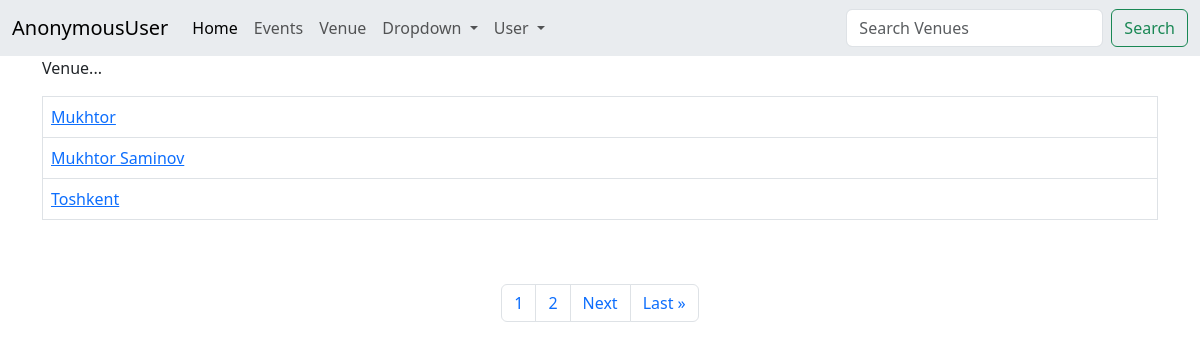
The app's page /list_venue with its own data.
### home/models.py (models this page shows)
class Venue(models.Model):
    name=models.CharField('Venue Name',max_length=120)
    address=models.CharField(max_length=300)
    zip_code=models.CharField('Zip Code',max_length=100)
    phone=models.CharField('Contact Phone',max_length=100,blank=True)
    web=models.URLField('Website Address',blank=True)
    email_address=models.EmailField('Email',blank=True)
    owner=models.IntegerField('Venue Owner',blank=False,default=1)
    venue_image=models.ImageField(null=True,blank=True,upload_to="venue_image/")
    def __str__(self):
        return self.name

### home/views.py (the view)
# urls.py: path('list_venue',views.list_venues,name='list_venue'),
def list_venues(request):
    venue_list=Venue.objects.all()
    p=Paginator(Venue.objects.all(),3)
    page=request.GET.get('page')
    venues=p.get_page(page)
    nums= "a" * venues.paginator.num_pages
    return render(request,'venue.html',{'venue_list':venue_list,'venues':venues,'nums':nums})

### Template/venue.html (shortened to what this page needs)
{% extends "base.html" %}
{% block content %}
<p> Venue... </p>
<table class="table table-stripd table-hover table-bordered">
{% for venue in venues %}
<tr><td>
<a href=" {% url 'show_venue' venue.id %} ">{{ venue }}</a>
</td>
</tr>
{% endfor %}
</table>
<br/></br/>
<nav aria-label="Page navigation example">
   <ul class="pagination justify-content-center">
{% for i in nums %}
<li class="page-item"><a class="page-link" href="?page={{ forloop.counter }}">{{ forloop.counter }}</a></li>
{% endfor %}
{% if venues.has_next %}</li>
<li class="page-item"><a class="page-link" href="?page={{ venues.next_page_number }}">Next </a></li>
<li class="page-item"><a class="page-link" href="?page={{ venues.paginator.num_pages }}"> Last &raquo</a></li>
{% endif %}
</ul>
</nav>
{% endblock %}

### records on screen
Venue: name "Mukhtor"
Venue: name "Mukhtor Saminov"
Venue: name "Toshkent"

### other values on screen
{{ user }} "AnonymousUser"
